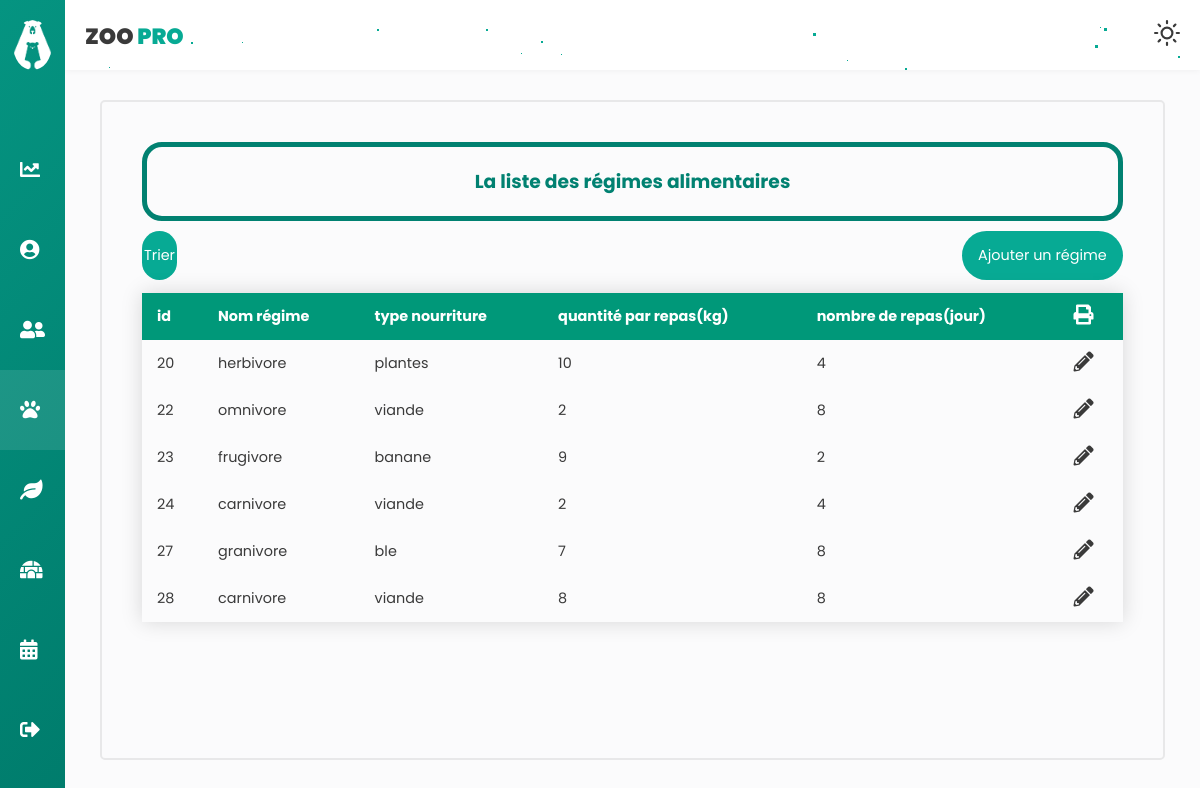
Page /regimeC/afficherList (signed in) on the earlier database version.
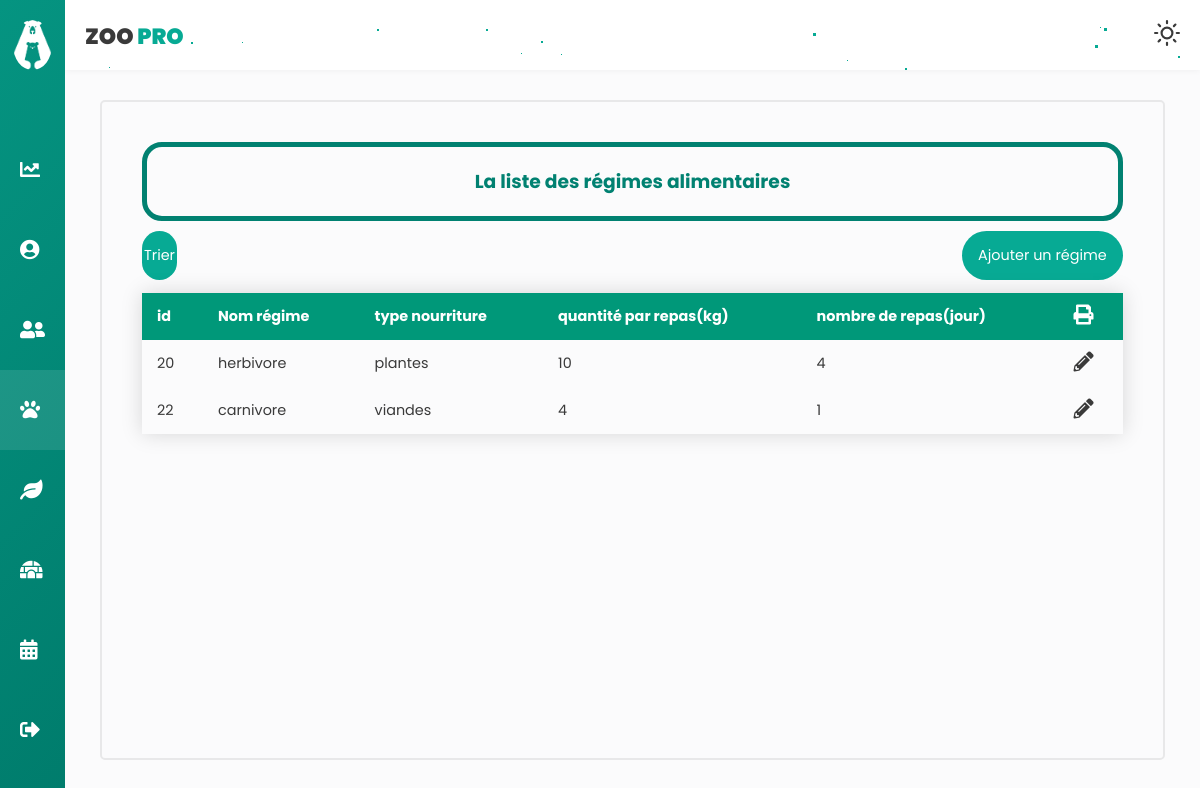
Same page on the later database version.
### tables this page shows
CREATE TABLE `regimealimentaire` (
  `id` int(10) NOT NULL,
  `nom_regime` varchar(30) NOT NULL,
  `type_nourriture` varchar(30) NOT NULL,
  `quantite_par_repas` float NOT NULL,
  `nombre_de_repas` int(10) NOT NULL
);

### app/libraries/Core.php (called while the page is built, shortened)
<?php
  class Core {
    protected $currentMethod = 'index';
    public function __construct(){
      $url = $this->getUrl();
      if(isset($url[0])){
      if(file_exists('../app/controllers/' . ucwords($url[0]). '.php')){
        unset($url[0]);
      }
    }
      $this->currentController = new $this->currentController;
      if(isset($url[1])){
        if(method_exists($this->currentController, $url[1])){
          $this->currentMethod = $url[1];
          unset($url[1]);
        }
      }
      $this->params = $url ? array_values($url) : [];
      call_user_func_array([$this->currentController, $this->currentMethod], $this->params);
    }
    public function getUrl(){
      if(isset($_GET['url'])){
        $url = rtrim($_GET['url'], '/');
        $url = filter_var($url, FILTER_SANITIZE_URL);
        $url = explode('/', $url);
        return $url;
      }
    }
  }

### app/require.php (called while the page is built, shortened)
<?php
    require_once 'libraries/Core.php';
    require_once 'libraries/Controller.php';
    require_once 'libraries/Database.php';
    $init = new Core();

### public/index.php (called while the page is built)
<?php
    require_once '../app/require.php';

### app/libraries/Database.php (called while the page is built, shortened)
<?php
    class Database {
        private $dbHost = DB_HOST;
        private $dbUser = DB_USER;
        private $dbPass = DB_PASS;
        private $dbName = DB_NAME;
        private $statement;
        private $dbHandler;
        public function __construct() {
            $conn = 'mysql:host=' . $this->dbHost . ';dbname=' . $this->dbName;
            $options = array(
                PDO::ATTR_PERSISTENT => true,
                PDO::ATTR_ERRMODE => PDO::ERRMODE_EXCEPTION
            );
            try {
                $this->dbHandler = new PDO($conn, $this->dbUser, $this->dbPass, $options);
            } catch (PDOException $e) {
                $this->error = $e->getMessage();
                echo $this->error;
            }
        }
        public function query($sql) {
            $this->statement = $this->dbHandler->prepare($sql);
        }
        public function execute() {
            return $this->statement->execute();
        }
        public function resultSet() {
            $this->execute();
            return $this->statement->fetchAll();
        }
    }

### app/models/regimeM.php (called while the page is built, shortened)
<?php
class regimeM
{
    private $db;
    public function __construct()
    {
        $this->db = new Database;
    }
    public function afficherRegime(){
        $this->db->query('SELECT * FROM regimealimentaire ');
        return $this->db->resultSet();
    }
    public function getHerbivore()
    {
        $this->db->query('SELECT COUNT(*) FROM `regimealimentaire` WHERE nom_regime="herbivore"');
        return $this->db->resultSet();
    }
    public function getCarnivore()
    {
        $this->db->query('SELECT COUNT(*) FROM `regimealimentaire` WHERE nom_regime="carnivore"');
        return $this->db->resultSet();
    }
    public function getGranivore()
    {
        $this->db->query('SELECT COUNT(*) FROM `regimealimentaire` WHERE nom_regime="granivore"');
        return $this->db->resultSet();
    }
    public function getOmnivore()
    {
        $this->db->query('SELECT COUNT(*) FROM `regimealimentaire` WHERE nom_regime="omnivore"');
        return $this->db->resultSet();
    }
    public function getFrugivore()
    {
        $this->db->query('SELECT COUNT(*) FROM `regimealimentaire` WHERE nom_regime="frugivore"');
        return $this->db->resultSet();
    }
}

### app/controllers/regimeC.php (the view, shortened to what this page needs)
<?php
class regimeC extends Controller
{
    public function __construct()
    {
        $this->regimeModel = $this->model('regimeM');
    }
    public function afficherList($error = '')
    {
        $tab = $this->regimeModel->afficherRegime();
        $data = [
            'tab' => '',
            'errorAffiche' => '',
            'herbivore' => '',
            'omnivore' => '',
            'frugivore' => '',
            'carnivore' => '',
            'granivore' => ''
        ];
        foreach ($tab as $key => $value) {
            $data['tab'] .= '<tr class="tblRows" data=' . $value[0] . "-" . $value[1] . "-" . $value[2] . "-" . $value[3] . "-" . $value[4] . '>
            <td >' . $value[0] . '</td>
            <td>' . $value[1] . '</td>
            <td>' . $value[2] . '</td>
            <td>' . $value[3] . '</td>
            <td>' . $value[4] . '</td>
            <td> <i class="fas fa-pencil-alt updateButton" onclick="openFormModifier()">
        </tr>';
        }
    }
}

Differences in the rows shown:
removed regimealimentaire: id "23", nom_regime "frugivore", type_nourriture "banane", quantite_par_repas "9", nombre_de_repas "2"
removed regimealimentaire: id "24", nom_regime "carnivore", type_nourriture "viande", quantite_par_repas "2", nombre_de_repas "4"
removed regimealimentaire: id "27", nom_regime "granivore", type_nourriture "ble", quantite_par_repas "7", nombre_de_repas "8"
removed regimealimentaire: id "28", nom_regime "carnivore", type_nourriture "viande", quantite_par_repas "8", nombre_de_repas "8"
changed regimealimentaire id 22: nom_regime "omnivore" → "carnivore"; type_nourriture "viande" → "viandes"; quantite_par_repas "2" → "4"; nombre_de_repas "8" → "1"
